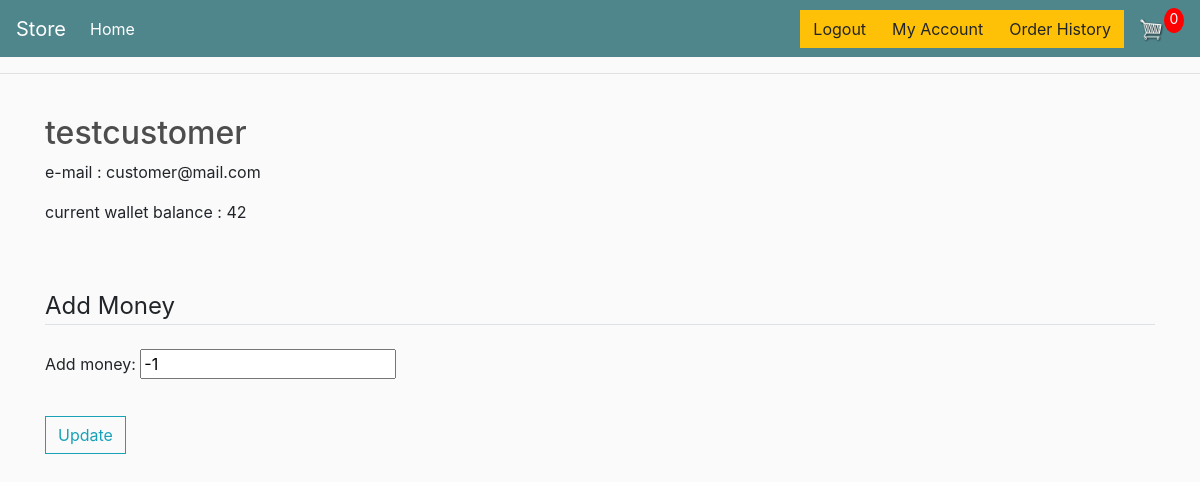
The app's page /myaccount/ (signed in), older data.
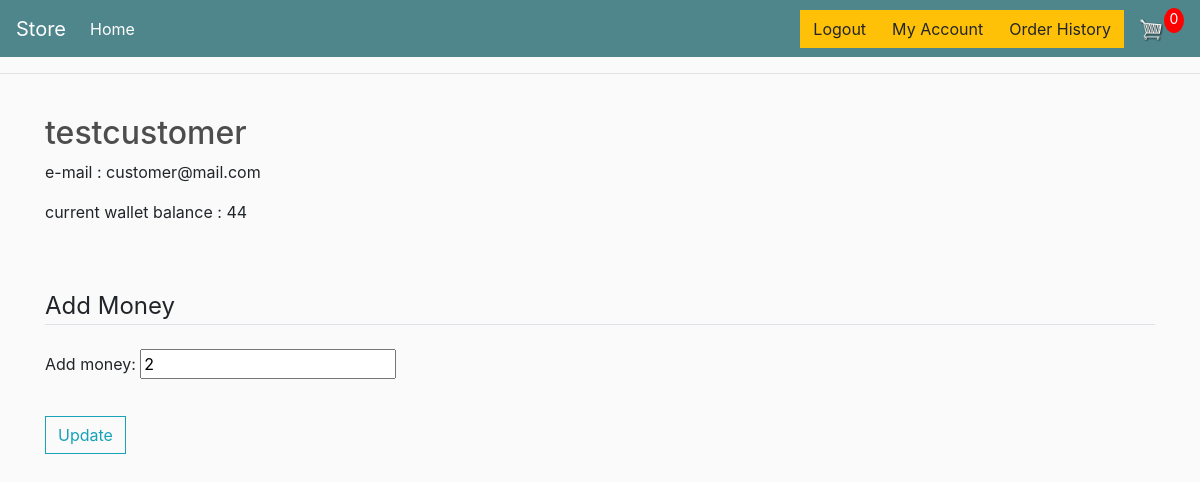
The same page, newer data.
### users/models.py (models this page shows, shortened)
class Customer(models.Model):
    user = models.ForeignKey(CustomUser, on_delete=models.CASCADE, null=True, blank=True)
    name = models.CharField(max_length=200, null=True)
    wallet_balance = models.IntegerField(default=0)
    is_vendor = models.BooleanField(default=False)
    add_money = models.IntegerField(default=0)

### users/views.py (the view)
# urls.py: path('myaccount/', user_views.myaccount, name='myaccount'),
@login_required
def myaccount(request):
    customuser = CustomUser.objects.filter(username=request.user.username).first()
    customer = Customer.objects.filter(user=customuser).first()
    if request.method == "POST":
        customer_update = CustomerUpdateForm(request.POST, instance=customer)
        if customer_update.is_valid():
            if customer.add_money <= 0:
                messages.error(request, f"amount added should be greater than 0")
                return redirect('myaccount')
            customer.wallet_balance += customer.add_money
            customer_update.save()
            messages.success(request, f"Success! {request.user.username}, ${customer.add_money} has been added to your wallet. Your balance is now ${customer.wallet_balance}.")
            return redirect('myaccount')
    else:
        customer_update = CustomerUpdateForm(instance=customer)
    context = {
        'customer_update': customer_update,
        'customer': customer
    }
    return render(request, 'users/myaccount.html', context)

### users/forms.py
class CustomerUpdateForm(forms.ModelForm):
    class Meta:
        model = Customer
        fields = ['add_money']

### users/templates/users/myaccount.html (shortened to what this page needs)
{% extends 'store/main.html' %}
{% block content %}
    <div class="content-section">
        <h2 class="heading">{{ user.username }}</h2>
        <p class="email-text">e-mail : {{ user.email }}</p>
        <p class="wallet-text">current wallet balance : {{ customer.wallet_balance }}</p>
        <br>
        <br>
        <form method="POST">
            <fieldset class="form-group">
                <legend class="border-bottom mb-4">Add Money</legend>
                {{ customer_update.as_p }}
            </fieldset>
            <div class="form-groups">
                <button class="btn btn-outline-info" type="submit">Update</button>
            </div>
        </form>
    </div>
{% endblock content %}

Row changes from the older to the newer data that the page shows:
changed Customer: wallet_balance "42" → "44"; add_money "-1" → "2"
